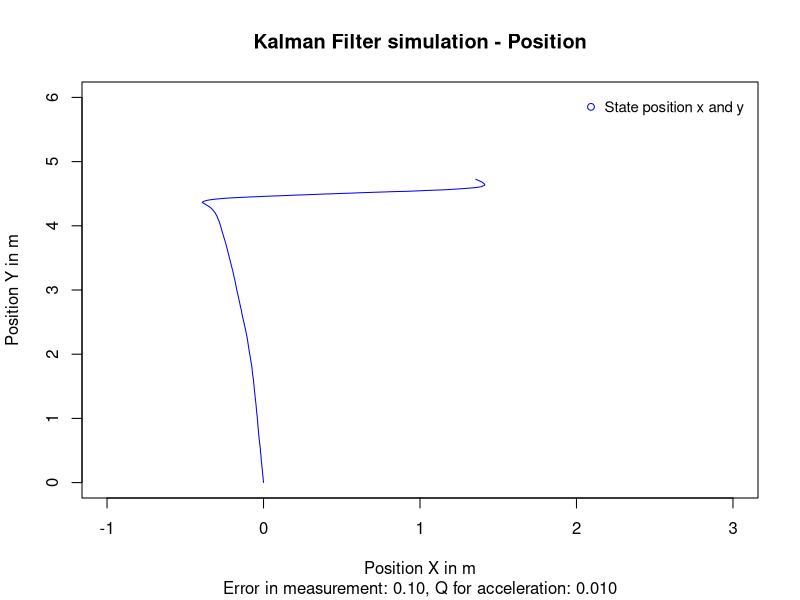

The R script that drew this image:
data <- read.table(
    "./2d_filter/plotting/c_out.txt",
    header = TRUE,
    sep = ",",
    dec = ".")

png(
    filename =
    "./2d_filter/images/plot_pos.png"
)

plot(
    data$PosX, data$PosY,
    xlim = range(-1:3),
    ylim = range(0:6),
    col = "blue",
    type = "l",
    xlab = "Position X in m",
    ylab = "Position Y in m",
    main = "Kalman Filter simulation - Position",
    sub = sprintf("Error in measurement: %1.2f, Q for acceleration: %1.3f", data[1, "AccError"], data[1, "Q_acc"])
)

legend("topright",
        inset = 0.01,
        cex = 0.9,
        bty = "n",
        y.intersp = 1.3,
        legend = c("State position x and y"),
        col = c("blue"),
        pch = c(1))

dev.off()